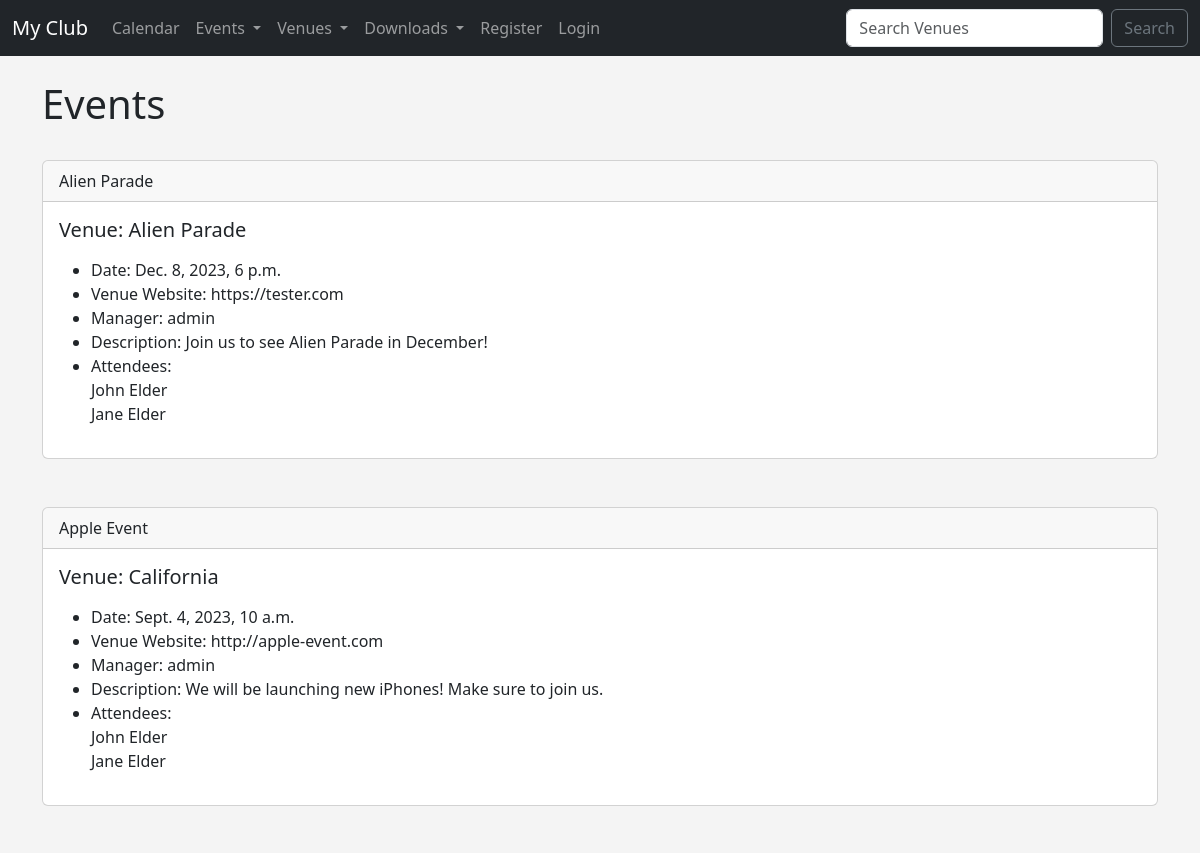
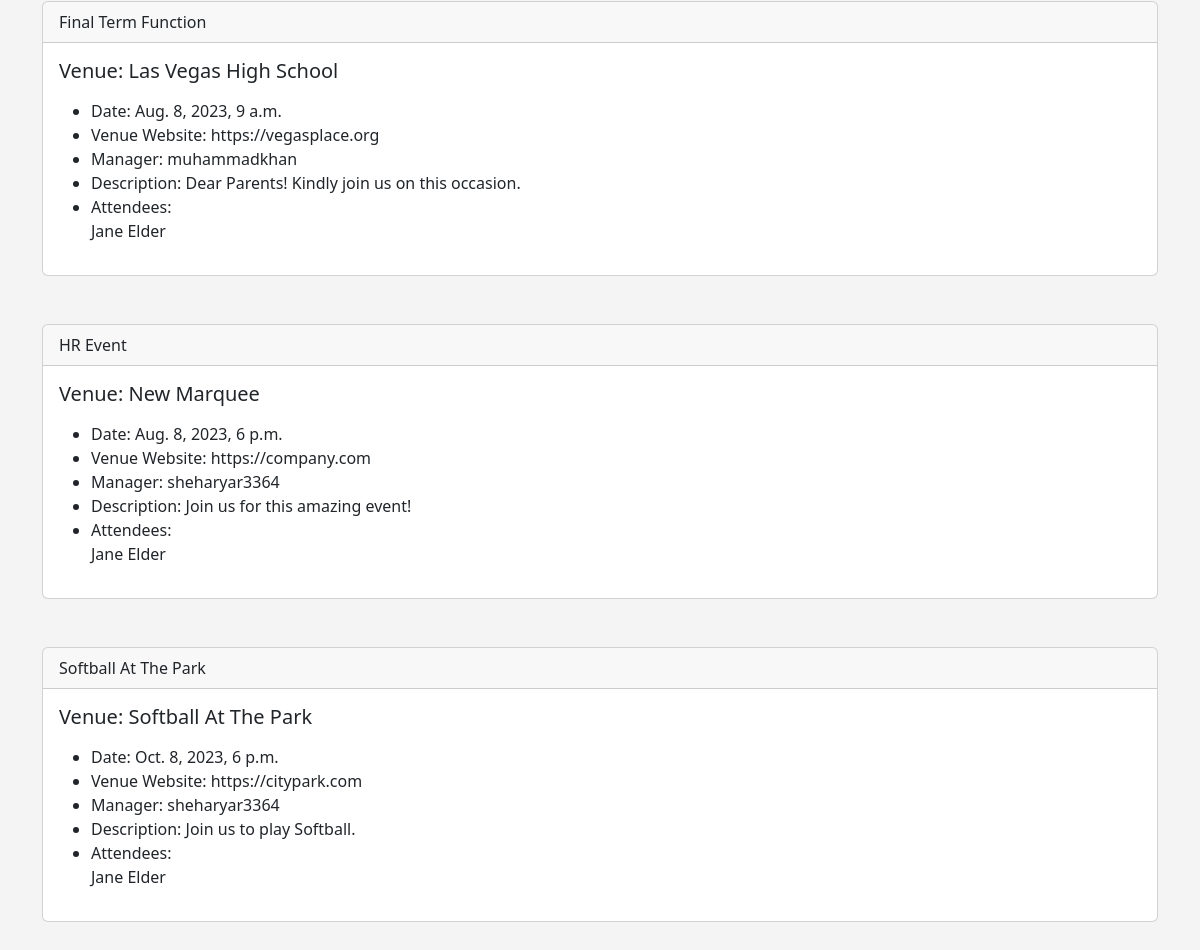
The app's page /events with its own data (2 pictures, top to bottom).
### events/models.py (models this page shows)
class Event(models.Model):
    name = models.CharField('Event Name', max_length=120)
    event_date = models.DateTimeField('Event Date')
    venue = models.ForeignKey(Venue, blank=True, null=True, on_delete=models.CASCADE)
    manager = models.ForeignKey(User, blank=True, null=True, on_delete=models.SET_NULL)
    description = models.TextField(blank=True)
    attendees = models.ManyToManyField(MyClubUser, blank=True)
    def __str__(self):
        return self.name

class Venue(models.Model):
    name = models.CharField('Venue Name', max_length=120)
    address = models.CharField(max_length=300)
    zip_code = models.CharField('Zip Code', max_length=15)
    phone = models.CharField('Contact Phone', max_length=25, blank=True)
    web = models.URLField('Website Address', blank=True)
    email_address = models.EmailField('Email Address', blank=True)
    def __str__(self):
        return self.name

class MyClubUser(models.Model):
    first_name = models.CharField(max_length=30)
    last_name = models.CharField(max_length=30)
    email = models.EmailField('User Email')
    def __str__(self):
        return self.first_name + ' ' + self.last_name

### events/views.py (the view)
# urls.py: path('events', views.all_events, name="list-events"),
def all_events(request):
    event_list = Event.objects.all().order_by('name', 'venue')
    return render(request, 'events/event_list.html', {
        "event_list": event_list
    })

### events/templates/events/event_list.html (shortened to what this page needs)
{% extends 'events/base.html' %}
{% block content %}
    <h1>Events</h1>
    <br/>
    {% for event in event_list %}
    <div class="card">
        <div class="card-header">
          {{ event }}
        </div>
        <div class="card-body">
          <h5 class="card-title">Venue: {{ event.venue }}</h5>
          <p class="card-text">
            <ul>
                <li> Date: {{ event.event_date }} </li>
                <li> Venue Website: {{ event.venue.web }} </li>
                <li> Manager: {{ event.manager }} </li>
                <li> Description: {{ event.description }} </li>
                <li> Attendees: <br/>
                  {% for user in event.attendees.all %}
                      {{ user }} <br/>
                  {% endfor %}
                </li>
              </ul>
          </p>
        </div>
      </div>
    <br/> <br/>
    {% endfor %}
{% endblock %}

### events/templates/events/base.html (shortened to what this page needs)
<!doctype html>
<html lang="en">
  <head>
    <link href="https://cdn.jsdelivr.net/npm/bootstrap@5.3.0/dist/css/bootstrap.min.css" rel="stylesheet">
  </head>
  <body>
    {% include 'events/navbar.html' %}
    <br>
    <div class="container">
        {% block content %}
        {% endblock%}
    </div>
  </body>
</html>

### events/templates/events/navbar.html (shortened to what this page needs)
<nav class="navbar navbar-expand-lg navbar-dark bg-dark">
    <div class="container-fluid">
      <a class="navbar-brand" href="{% url 'home' %}">My Club</a>
      <div class="collapse navbar-collapse" id="navbarSupportedContent">
        <ul class="navbar-nav me-auto mb-2 mb-lg-0">
          <li class="nav-item">
            <a class="nav-link" href="{% url 'home' '2023' 'August' %}">Calendar</a>
          </li>
          <li class="nav-item dropdown">
            <a class="nav-link dropdown-toggle" href="#" role="button" data-bs-toggle="dropdown" aria-expanded="false">
              Events
            </a>
          </li>
          <li class="nav-item dropdown">
            <a class="nav-link dropdown-toggle" href="#" role="button" data-bs-toggle="dropdown" aria-expanded="false">
              Venues
            </a>
          </li>
          <li class="nav-item dropdown">
            <a class="nav-link dropdown-toggle" href="#" role="button" data-bs-toggle="dropdown" aria-expanded="false">
              Downloads
            </a>
          </li>
          {% if user.is_authenticated %}
            <li class="nav-item">
              <a class="nav-link" href="{% url 'logout' %}">Logout</a>
            </li>
          {% else %}
            <li class="nav-item">
              <a class="nav-link" href="{% url 'register_user' %}">Register</a>
            </li>
            <li class="nav-item">
              <a class="nav-link" href="{% url 'login' %}">Login</a>
            </li>
          {% endif %}
        </ul>
        <form class="d-flex" role="search" method=POST action="{% url 'search-venues' %}">
          <input class="form-control me-2" type="search" placeholder="Search Venues" aria-label="Search" name="searched">
          <button class="btn btn-outline-secondary" type="submit">Search</button>
        </form>
      </div>
    </div>
  </nav>

### events/templates/events/base.html (style rules this page uses)
body { background: #f4f4f4; }

### records on screen
Event: name "Alien Parade", venue "Alien Parade", event_date "Dec. 8, 2023, 6 p.m.", venue.web "https://tester.com", manager "admin", description "Join us to see Alien Parade in December!"
MyClubUser: first_name+last_name "John Elder"
MyClubUser: first_name+last_name "Jane Elder"
Event: name "Apple Event", venue "California", event_date "Sept. 4, 2023, 10 a.m.", venue.web "http://apple-event.com", manager "admin", description "We will be launching new iPhones! Make sure to join us."
Event: name "Final Term Function", venue "Las Vegas High School", event_date "Aug. 8, 2023, 9 a.m.", venue.web "https://vegasplace.org", manager "muhammadkhan", description "Dear Parents! Kindly join us on this occasion."
Event: name "HR Event", venue "New Marquee", event_date "Aug. 8, 2023, 6 p.m.", venue.web "https://company.com", manager "sheharyar3364", description "Join us for this amazing event!"
Event: name "Softball At The Park", venue "Softball At The Park", event_date "Oct. 8, 2023, 6 p.m.", venue.web "https://citypark.com", manager "sheharyar3364", description "Join us to play Softball."
